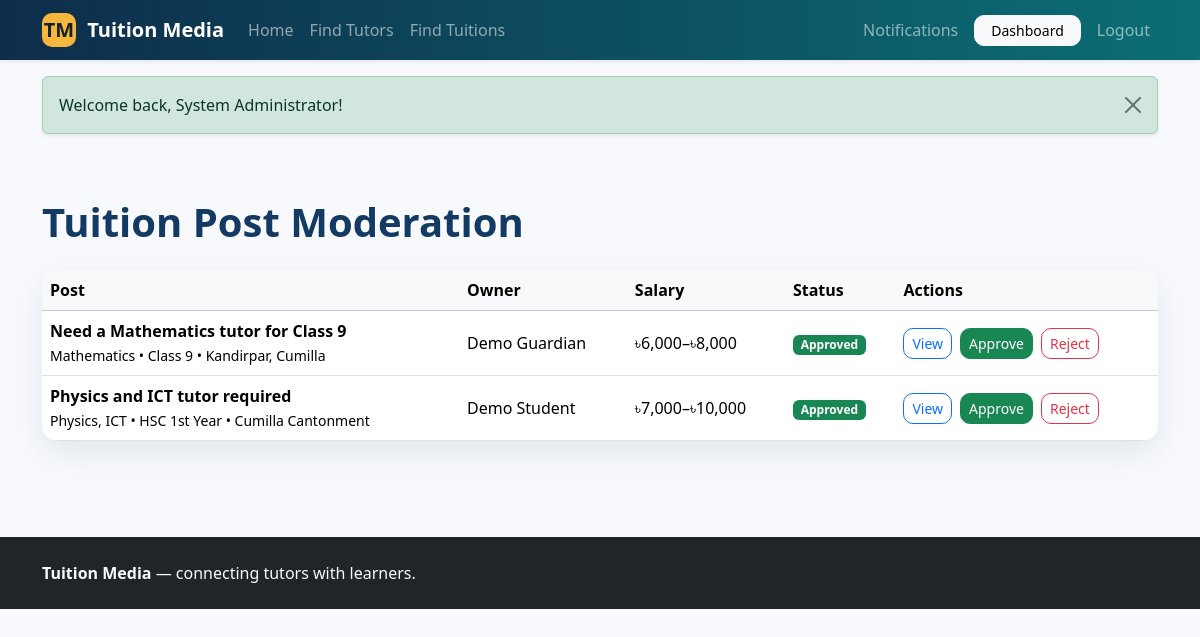
Page /admin/tuitions.php (signed in) on the committed database.
### tables this page shows
CREATE TABLE tuition_posts (
    id INT UNSIGNED AUTO_INCREMENT PRIMARY KEY,
    user_id INT UNSIGNED NOT NULL,
    title VARCHAR(180) NOT NULL,
    subject VARCHAR(120) NOT NULL,
    class_level VARCHAR(120) NOT NULL,
    location VARCHAR(180) NOT NULL,
    salary_min DECIMAL(10,2) DEFAULT 0,
    salary_max DECIMAL(10,2) DEFAULT 0,
    preferred_gender ENUM('Any','Male','Female') DEFAULT 'Any',
    teaching_mode ENUM('Home Tutoring','Online','Both') DEFAULT 'Home Tutoring',
    days_per_week TINYINT UNSIGNED DEFAULT 3,
    preferred_time VARCHAR(100) DEFAULT '',
    description TEXT,
    status ENUM('pending','approved','rejected','closed','cancelled') DEFAULT 'pending',
    created_at TIMESTAMP DEFAULT CURRENT_TIMESTAMP,
    updated_at TIMESTAMP DEFAULT CURRENT_TIMESTAMP ON UPDATE CURRENT_TIMESTAMP,
    INDEX idx_tuition_search(subject,class_level,location,status),
    INDEX idx_tuition_salary(salary_min,salary_max),
    CONSTRAINT fk_tuition_user FOREIGN KEY(user_id) REFERENCES users(id) ON DELETE CASCADE
);

CREATE TABLE users (
    id INT UNSIGNED AUTO_INCREMENT PRIMARY KEY,
    name VARCHAR(120) NOT NULL,
    email VARCHAR(160) NOT NULL UNIQUE,
    phone VARCHAR(30) DEFAULT NULL,
    password VARCHAR(255) NOT NULL,
    role ENUM('student','guardian','tutor','admin') NOT NULL,
    status ENUM('active','blocked') NOT NULL DEFAULT 'active',
    created_at TIMESTAMP DEFAULT CURRENT_TIMESTAMP,
    updated_at TIMESTAMP DEFAULT CURRENT_TIMESTAMP ON UPDATE CURRENT_TIMESTAMP
);

### admin/tuitions.php (the view)
<?php
$pageTitle='Moderate Tuition Posts';require __DIR__.'/../includes/header.php';require_role('admin');$rows=$pdo->query('SELECT t.*,u.name FROM tuition_posts t JOIN users u ON u.id=t.user_id ORDER BY FIELD(t.status,"pending","rejected","approved","closed"),t.created_at DESC')->fetchAll();
?>
<div class="container py-5"><h1 class="section-title">Tuition Post Moderation</h1><div class="card shadow-soft table-card mt-4"><div class="table-responsive"><table class="table align-middle"><thead class="table-light"><tr><th>Post</th><th>Owner</th><th>Salary</th><th>Status</th><th>Actions</th></tr></thead><tbody><?php foreach($rows as $r):?><tr><td><strong><?=e($r['title'])?></strong><br><small><?=e($r['subject'])?> • <?=e($r['class_level'])?> • <?=e($r['location'])?></small></td><td><?=e($r['name'])?></td><td>৳<?=number_format((float)$r['salary_min'])?>–৳<?=number_format((float)$r['salary_max'])?></td><td><?=status_badge($r['status'])?></td><td><div class="d-flex gap-2"><a class="btn btn-sm btn-outline-primary" href="<?=url('tuition_view.php?id='.$r['id'])?>">View</a><form method="post" action="<?=url('actions/admin_action.php')?>"><?=csrf_field()?><input type="hidden" name="type" value="tuition"><input type="hidden" name="id" value="<?=$r['id']?>"><input type="hidden" name="action" value="approve"><button class="btn btn-sm btn-success">Approve</button></form><form method="post" action="<?=url('actions/admin_action.php')?>"><?=csrf_field()?><input type="hidden" name="type" value="tuition"><input type="hidden" name="id" value="<?=$r['id']?>"><input type="hidden" name="action" value="reject"><button class="btn btn-sm btn-outline-danger">Reject</button></form></div></td></tr><?php endforeach;?></tbody></table></div></div></div>
<?php require __DIR__.'/../includes/footer.php';?>

### includes/functions.php (shortened to what this page needs)
<?php
function e(?string $value): string {
    return htmlspecialchars($value ?? '', ENT_QUOTES, 'UTF-8');
}
function url(string $path = ''): string {
    return BASE_URL . ($path ? '/' . ltrim($path, '/') : '');
}
function status_badge(string $status): string {
    $class = match ($status) {
        'approved', 'accepted', 'active', 'closed', 'completed' => 'success',
        'pending' => 'warning',
        'rejected', 'blocked', 'withdrawn', 'cancelled' => 'danger',
        default => 'secondary',
    };
    return '<span class="badge text-bg-' . $class . '">' . e(ucfirst($status)) . '</span>';
}

### assets/css/style.css (style rules this page uses)
:root { --tm-primary: #123a63; --tm-secondary: #0b6e75; --tm-accent: #f6b73c; --tm-soft: #f5f8fc; }
body { background: #f7f9fc; color: #1d2a38; }
.section-title { color: var(--tm-primary); font-weight: 800; }
.card { border: 0; border-radius: 16px; }
.shadow-soft { box-shadow: 0 12px 30px rgba(18, 58, 99, 0.09); }
.table-card { overflow: hidden; }
.table-card .table { margin-bottom: 0; }
.btn { border-radius: 10px; }
.badge { font-weight: 600; }

### rows in the picture
tuition_posts: title "Need a Mathematics tutor for Class 9", subject "Mathematics", class_level "Class 9", location "Kandirpar, Cumilla", user.name "Demo Guardian", salary_min "6,000", salary_max "8,000", status "Approved"
tuition_posts: title "Physics and ICT tutor required", subject "Physics, ICT", class_level "HSC 1st Year", location "Cumilla Cantonment", user.name "Demo Student", salary_min "7,000", salary_max "10,000", status "Approved"

### other values in the picture
$flash['message'] "Welcome back, System Administrator!"
